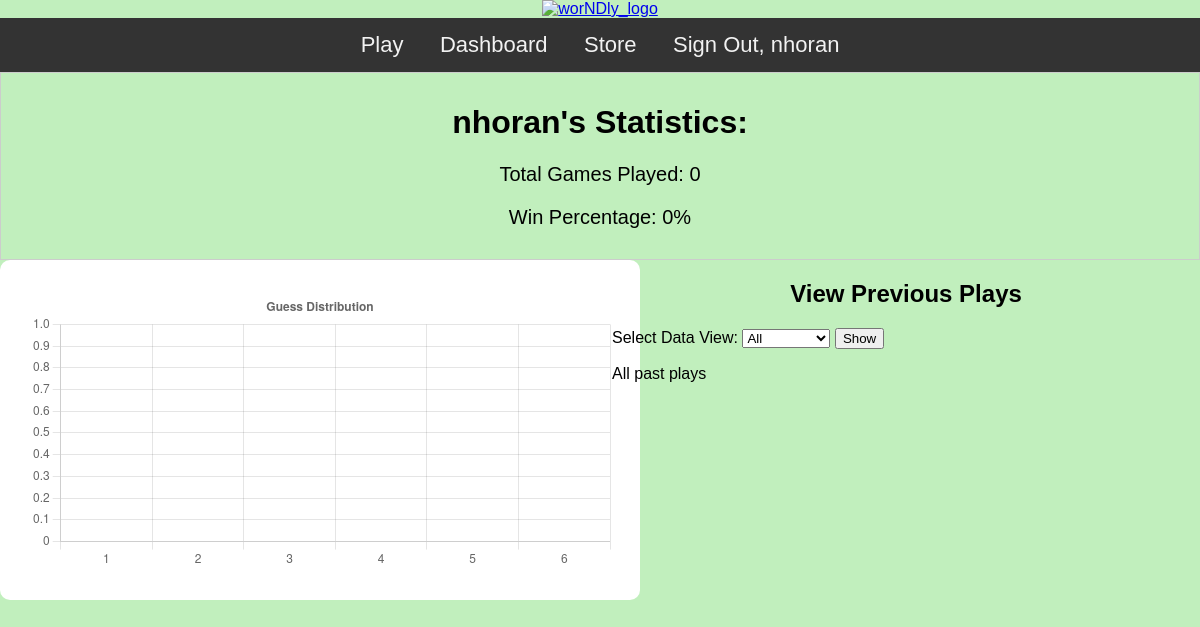
/dashboard/open_dashboard/ (signed in), run on an earlier commit of the app's database.
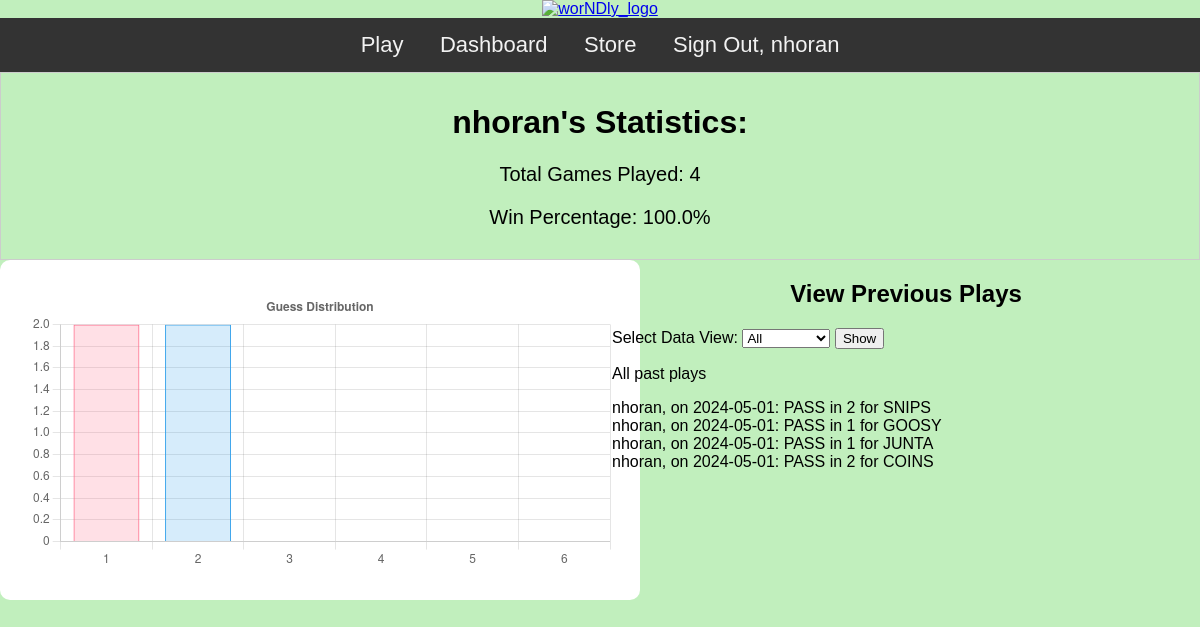
And on a later commit of the database.
### gameplay/models.py (models this page shows)
class GamesPlayed(models.Model):
    player = models.ForeignKey(User, on_delete=models.CASCADE)
    wordOfDayz = models.CharField(max_length=30)
    won_or_nah = models.BooleanField() # Pass/fail
    num_guesses_that_occurred = models.IntegerField() # Number of guesses
    game_play_date = models.DateField() # Date field
    def __str__(self):
        if self.won_or_nah:
            str_to_add = 'PASS'
        else:
            str_to_add = 'FAIL'
        return f'{self.player}, on {self.game_play_date}: {str_to_add} in {self.num_guesses_that_occurred} for {self.wordOfDayz}'

### dashboard/views.py (the view)
# urls.py: path('open_dashboard/', views.open_dashboard, name='open_dashboard'),
def open_dashboard(request):
    selected_data_view = request.GET.get('data-view', 'all')  # Get selected data view from the form
    listOfPlays = []
    listOfPlaysYEAR = []
    listOfPlaysMONTH = []
    listOfPlaysWEEK = []
    for g in GamesPlayed.objects.all():
        if request.user == g.player:
            listOfPlays.append(g)
        if request.user == g.player and g.game_play_date.year == datetime.datetime.now().year:
            listOfPlaysYEAR.append(g)
        if request.user == g.player and g.game_play_date.month == datetime.datetime.now().month:
            listOfPlaysMONTH.append(g)
        if request.user == g.player and g.game_play_date.isocalendar()[1] == datetime.datetime.now().isocalendar()[1]:
            listOfPlaysWEEK.append(g)
    tot = 0
    succ = 0
    perc = 0
    guess_stats = [0,0,0,0,0,0]
    for g in GamesPlayed.objects.filter(player = request.user):
        tot += 1
        if g.won_or_nah:
            succ += 1
            guess_stats[g.num_guesses_that_occurred-1] +=1
    if tot:
        perc = round((succ / tot) * 100, 1)
    return render(request, 'dashboard/firstdash.html', {
        'selected_data_view': selected_data_view,
        'listOfPlays': listOfPlays,
        'listOfPlaysYEAR': listOfPlaysYEAR,
        'listOfPlaysMONTH': listOfPlaysMONTH,
        'listOfPlaysWEEK': listOfPlaysWEEK,
        'tot': tot,
        'perc': str(perc) + '%',
        'guess_stats': guess_stats
    })

### templates/dashboard/firstdash.html (shortened to what this page needs)
{% extends "base.html" %}
{% block content %}
<div class="info-box">
    <h1>{{ user.username }}'s Statistics:</h1>
    <p style="font-size:20px">Total Games Played: {{tot}}</p>
    <p style="font-size:20px">Win Percentage: {{perc}}</p>
</div>
<div class="container">
    <div class="left-column">
        <body>
            <div class="chart-container" >
                <canvas id="distributionChart"></canvas>
            </div>
            <script>
                let guessStatsData = {{ guess_stats|safe }} // Directly use guess_stats as an array
                let ctx = document.getElementById('distributionChart').getContext('2d');
                let distributionChart = new Chart(ctx, {
                    type: 'bar',
                    data: {
                        labels: ['1', '2', '3', '4', '5', '6'],
                        datasets: [{
                            label: 'Guess Distribution',
                            data: guessStatsData, // Set data directly to guess_stats array
                            backgroundColor: [
                                'rgba(255, 99, 132, 0.2)',
                                'rgba(54, 162, 235, 0.2)',
                                'rgba(255, 206, 86, 0.2)',
                                'rgba(75, 192, 192, 0.2)',
                                'rgba(153, 102, 255, 0.2)',
                                'rgba(255, 159, 64, 0.2)'
                            ],
                            borderColor: [
                                'rgba(255, 99, 132, 1)',
                                'rgba(54, 162, 235, 1)',
                                'rgba(255, 206, 86, 1)',
                                'rgba(75, 192, 192, 1)',
                                'rgba(153, 102, 255, 1)',
                                'rgba(255, 159, 64, 1)'
                            ],
                            borderWidth: 1
                        }]
                    },
                    options: {
                        plugins: {
                            title: {
                                display: true,
                                text: 'Guess Distribution'
                            },
                            legend: {
                                display: false
                            }
                        },
                        scales: {
                            y: {
                                beginAtZero: true
                            }
                        },
                        layout: {
                            padding: {
                                left: 10,
                                right: 10,
                                top: 10,
                                bottom: 10
                            }
                        },
                    }
                });
            </script>
        </body>
    </div>
    <div class="right-column">
        <h2 style = "text-align: center">View Previous Plays</h2>
        <form method="get">
            <label for="data-view">Select Data View:</label>
            <select id="data-view" name="data-view">
                <option value="all">All</option>
            </select>
            <button type="submit">Show</button>
        </form>
        {% if selected_data_view == 'all' %}
            <p>All past plays</p>
            {% for l in listOfPlays %}
                <div>{{ l }}</div>
            {% endfor %}
        {% elif selected_data_view == 'year' %}
            <p>This year's plays</p>
            {% for l in listOfPlaysYEAR %}
                <div>{{ l }}</div>
            {% endfor %}
        {% elif selected_data_view == 'month' %}
            <p>This month's plays</p>
            {% for l in listOfPlaysMONTH %}
                <div>{{ l }}</div>
            {% endfor %}
        {% elif selected_data_view == 'week' %}
            <p>This week's plays</p>
            {% for l in listOfPlaysWEEK %}
                <div>{{ l }}</div>
            {% endfor %}
        {% endif %}
    </div>
</div>
{% endblock %}

### templates/base.html (shortened to what this page needs)
{% load static %}
<!DOCTYPE html>
<html>
<head>
  <div style="text-align: center;">
    <a href="https://www.youtube.com/watch?v=xvFZjo5PgG0">
      <img src='https://i.postimg.cc/5t8dN86w/Screenshot-2024-04-29-at-11-01-50-PM.png' alt="worNDly_logo" style="width: 100%;">
    </a>
  </div>
  <link rel="stylesheet" href="https://cdn.datatables.net/1.13.7/css/jquery.dataTables.min.css">
</head>
<body>
  <div class="navbar">
    {% if user.is_authenticated %}
      <a href="{% url 'gameplay:desired_lang' %}">Play</a>
      <a href="{% url 'dashboard:open_dashboard' %}">Dashboard</a>
      <a href="{% url 'store:purchase_games' %}">Store</a>
      <a href="{% url 'homepage' %}">Sign Out, {{ user.username }}</a>
    {% endif %}
  </div>
  <div id="content">
    {% block content %}
    {% endblock %}
  </div>
</body>
</html>

### templates/base.html (style rules this page uses)
body { margin: 0; font-family: Arial, Helvetica, sans-serif; background-color: #C1EFBD; }
.navbar { overflow: hidden; background-color: #333; text-align: center; }
.navbar a { color: #f2f2f2; text-align: center; padding: 14px 16px; text-decoration: none; font-size: 22px; display: inline-block; }

### templates/dashboard/firstdash.html (style rules this page uses)
.container { display: flex; justify-content: space-between; }
.left-column, .right-column { width: 49%; }
.info-box { border: 1px solid #ccc; padding: 10px; text-align: center; }
.chart-container { display: flex; justify-content: center; background-color: white; border-radius: 10px; padding: 20px; width: 600px; margin: auto; }

What changed in the data, as far as the page shows it:
added GamesPlayed: won_or_nah+player+game_play_date "nhoran, on 2024-05-01: PASS in 2 for SNIPS"
added GamesPlayed: won_or_nah+player+game_play_date "nhoran, on 2024-05-01: PASS in 1 for GOOSY"
added GamesPlayed: won_or_nah+player+game_play_date "nhoran, on 2024-05-01: PASS in 1 for JUNTA"
added GamesPlayed: won_or_nah+player+game_play_date "nhoran, on 2024-05-01: PASS in 2 for COINS"
Also different on the page:
{{ tot }}: "0" → "4"
{{ perc }}: "0%" → "100.0%"
chart data {{ guess_stats|safe }}: [0, 0, 0, 0, 0, 0] → [2, 2, 0, 0, 0, 0]
